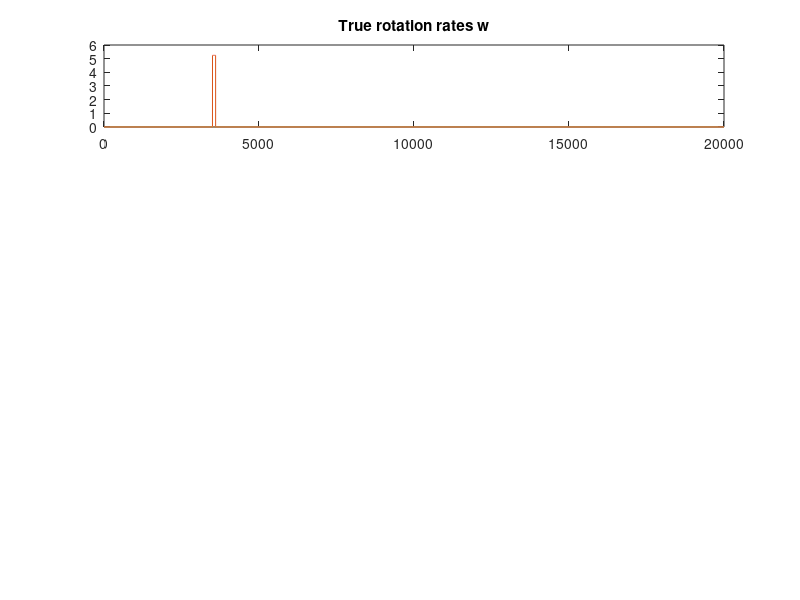

MATLAB code for this plot: (Note: this script raises an error after producing the figure.)

% the biases are changed twice during the iteration cycle
% initial orientation is [1 0 0 0], then bumped in body
% pitch, down by 30 degrees.
% the filter estimates the biases of the gyro successfully.
% The filter estimates do diverge after long timescales, and at present is
% thought to be due to linearization errors regarding the orientation --
% it gets worse for larger biases. Next step is to make a copy of this
% script and implement the velocity based pitch roll estimate, and then a
% feedback structure. 

clc
clear

disp 'STARTING...'

figure(1),clf

iter = 20000;
dt = 0.001;

gn = [0;0;1]; % forward left up

initE = [0;0;0];
bias = [0.;0.01;0];
bias2 = [-0.005;0;0];


% something with bias.


true.w = zeros(iter, 3);

true.w(3500:3600,2) = +pi/6/100*1000;

subplot(411),plot(true.w)
title('True rotation rates w')

% tbRl = eye(3);
tbQl = e2q(initE);
tbRl = q2R(tbQl);

% E = cumsum(true.w.*dt);
E = [];
GB = [];
for k = 1:iter
    tbRl = closed_form_DCM_farrell(-dt*true.w(k,:)', tbRl); % True rotation matrix
    E = [E; q2e(R2q(tbRl))'];
    GB = [GB;(tbRl'*gn)'];
end

subplot(413),plot(E)
title('True Euler angles')
subplot(414),plot(GB)
title('True body measured accelerations')


measured.w = true.w;
% add the biases to the measured values
for k = 500:(5000)
    measured.w(k,:) = measured.w(k,:) + bias';
end
for k = (4000):iter
    measured.w(k,:) = measured.w(k,:) + bias2';
end
measured.w = measured.w + 0.001*randn(size(measured.w));

subplot(412),plot(measured.w)
title('Measured rotation rates w')


% estimate the misalignment and gyro bias

posterior.x = zeros(6,1);
posterior.P = blkdiag(1*eye(3),1*eye(3));


Disc.B = 0;

X = [];
COV = [];

tbQl = e2q(initE);
tbRl = q2R(tbQl);
bQl = e2q(initE);
% bRl = q2R(bQl);

DE = [];
TE = [];

for k = 1:iter
    tbRl = closed_form_DCM_farrell(-dt*true.w(k,:)', tbRl); % True rotation matrix
    
    bRl = q2R(bQl);
    bRl = closed_form_DCM_farrell(-dt*measured.w(k,:)', bRl); % use negative rotations because here we are looking at the body to world rotations
    bQl = R2q(bRl);
    %     bRl = q2R(e2q(E(k,:)'));

    F = zeros(6);
%     F(1:3,4:6) = bRl';
    F(1:3,4:6) = q2R(bQl)';
    
    Disc.A = eye(6) + F.*dt; % Basic first order approximate
    Disc.C = [eye(3), zeros(3)];
    
    covariances.R = 1E-3*eye(3);
    
    Q = diag([1E-10*ones(1,3), 1E-5*ones(1,3)]);
    
    L = [bRl', zeros(3); zeros(3), eye(3)];
    covariances.Qd = L*Q*L'*dt;
    
    priori = KF_timeupdate(posterior, 0, Disc, covariances);
    
    %     testE = E(k,:)' - dE_R
    %     dE = zeros(3,1) - E(k,:)';

    predE = q2e(R2q(bRl));
    %     dE = zeros(3,1) - predE    

    %     d_bRl = bRl' * tbRl;
    %     dE_R = q2e(R2q(d_bRl));
    d_bQl = R2q(q2R(bQl)' * tbRl);
    dE_Q = q2e(d_bQl);
    
    dE = dE_Q;
    
    DE = [DE;dE'];
    TE = [TE;predE'];
    
    posterior = KF_measupdate(priori, Disc, [dE]);
    
    X = [X; posterior.x'];
    COV = [COV;diag(posterior.P)'];
    
    clear bRl
end

figure(2),clf

subplot(411),plot(DE)
title('Measured Misalignment')
grid on

subplot(412),plot(DE - X(:,1:3))
title('KF misalignment estimate errors')
grid on

subplot(413),plot(X(:,4:6))
title('Estimated gyro biases')
grid on

sf = 2;
index = 4;
subplot(4,3,10),plot([bias(1)*ones(iter,1)] + X(:,index))
hold on
semilogx(sqrt(COV(:,index)) ,'r')
semilogx(-sqrt(COV(:,index)) ,'r')
axis([1,iter,-sf*max(bias),sf*max(bias)])
grid on

index = 5;
subplot(4,3,11),plot([bias(2)*ones(iter,1)] + X(:,index))
hold on
semilogx(sqrt(COV(:,index)) ,'r')
semilogx(-sqrt(COV(:,index)) ,'r')
axis([1,iter,-sf*max(bias),sf*max(bias)])
grid on

index = 6;
subplot(4,3,12),plot([bias(3)*ones(iter,1)] + X(:,index))
hold on
semilogx(sqrt(COV(:,index)) ,'r')
semilogx(-sqrt(COV(:,index)) ,'r')
axis([1,iter,-sf*max(bias),sf*max(bias)])
grid on


disp 'DONE'


